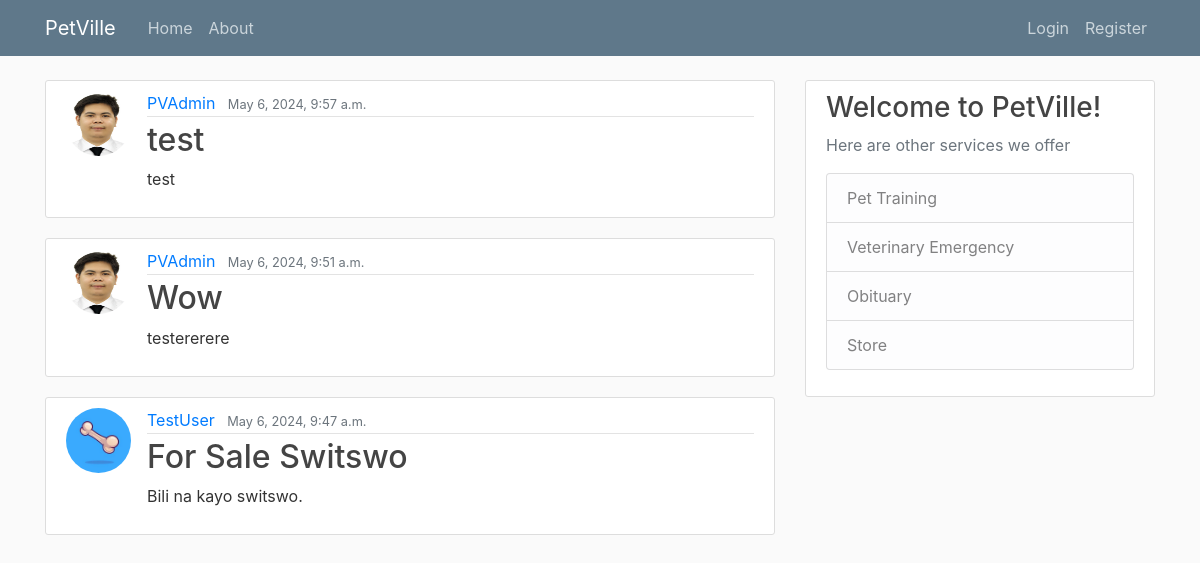
The app's page /, older data.
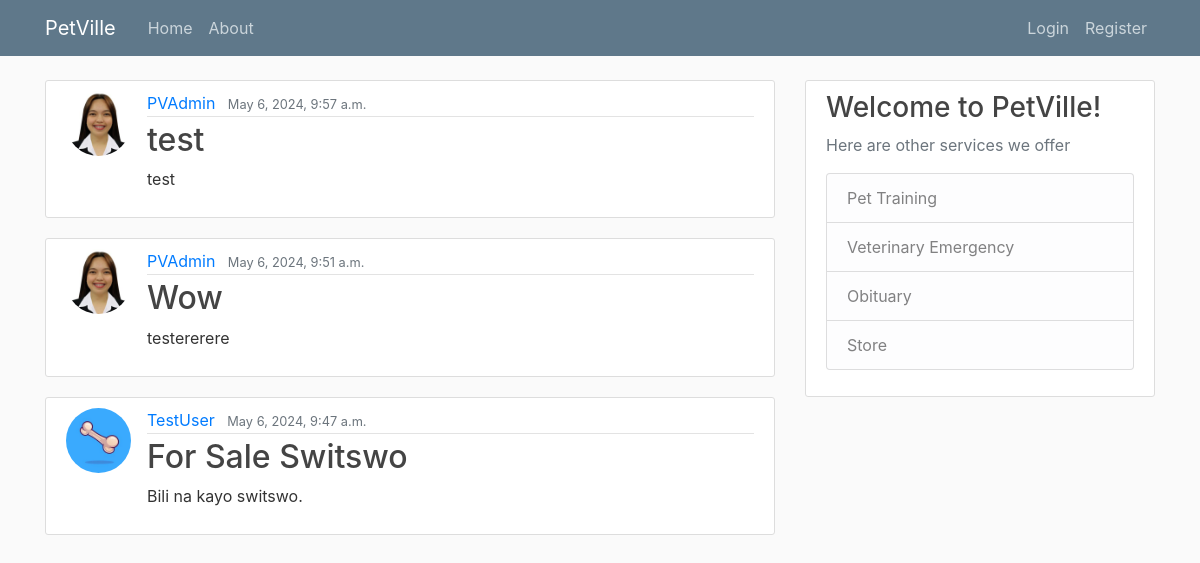
The same page, newer data.
### mainPage/models.py (models this page shows, shortened)
class Post(models.Model):
    title = models.CharField(max_length=100)
    content = models.TextField()
    date_posted = models.DateTimeField(default=timezone.now)
    author = models.ForeignKey(User, on_delete=models.CASCADE)

### users/models.py (models this page shows, shortened)
class Profile(models.Model):
    user = models.OneToOneField(User, on_delete=models.CASCADE)
    image = models.ImageField(default='default.jpg', upload_to='profile_pics')

### mainPage/views.py (the view)
# urls.py: path('', PostListView.as_view(), name='mainPage-home'),
class PostListView(ListView):
    model = Post
    template_name = 'main/home.html'
    context_object_name = 'posts'
    ordering = ['-date_posted']
    paginate_by = 5

### mainPage/templates/main/home.html
{% extends "main/base.html" %}
{% block content %}
{% for post in posts %}
        <article class="media content-section">
            <img class="rounded-circle article-img" src="{{ post.author.profile.image.url}}">
            <div class="media-body">
            <div class="article-metadata">
                <a class="mr-2" href="#">{{ post.author }}</a>
                <small class="text-muted">{{ post.date_posted }}</small>
            </div>
            <h2><a class="article-title" href="{% url 'post-detail' post.id %}">{{ post.title }}</a></h2>
            <p class="article-content">{{ post.content }}</p>
            </div>
        </article>
    {% endfor %}
{% endblock content %}

Row changes from the older to the newer data that the page shows:
changed through a linked row, Post "test": author.profile.image: a different picture
changed through a linked row, Post "Wow": author.profile.image: a different picture
